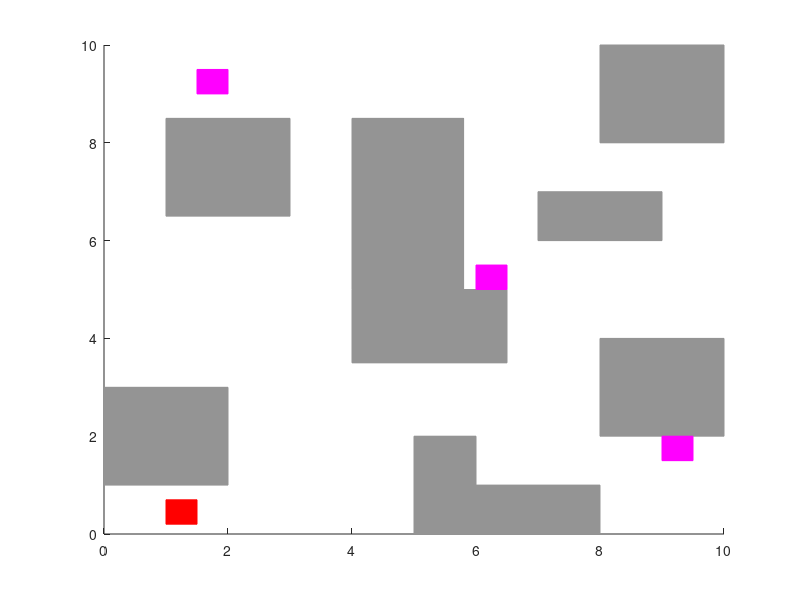

Write MATLAB code to recreate this figure. (Note: this script raises an error after producing the figure.)
clear all;
clc;
addpath(genpath('../../../mfiles/'));

%% Obstacle 

v = [5, 0; 6, 0; 6, 2; 5, 2] ;
f = [1 2 3 4];
patch('Faces', f, 'Vertices', v, 'EdgeColor', '#949494', 'FaceColor', '#949494'); hold on;
v = [4, 3.5; 6.5, 3.5; 6.5, 5; 4, 5];
f = [1 2 3 4];
patch('Faces', f, 'Vertices', v, 'EdgeColor', '#949494', 'FaceColor', '#949494'); hold on;
v = [0, 1; 0, 3; 2, 3; 2, 1];
f = [1 2 3 4];
patch('Faces', f, 'Vertices', v, 'EdgeColor', '#949494', 'FaceColor', '#949494'); hold on;
v = [8, 2; 8, 4; 10, 4; 10, 2];
f = [1 2 3 4];
patch('Faces', f, 'Vertices', v, 'EdgeColor', '#949494', 'FaceColor', '#949494'); hold on;
v = [1 6.5; 1 8.5; 3 8.5; 3 6.5];
f = [1 2 3 4];
patch('Faces', f, 'Vertices', v, 'EdgeColor', '#949494', 'FaceColor', '#949494'); hold on;
v = [4, 5; 4, 8.5; 5.8, 8.5; 5.8, 5];
f = [1 2 3 4];
patch('Faces', f, 'Vertices', v, 'EdgeColor', '#949494', 'FaceColor', '#949494'); hold on;
v = [8, 8; 8, 10; 10, 10; 10, 8];
f = [1 2 3 4];
patch('Faces', f, 'Vertices', v, 'EdgeColor', '#949494', 'FaceColor', '#949494'); hold on;
v = [6, 0; 6, 1; 8, 1; 8, 0];
f = [1 2 3 4];
patch('Faces', f, 'Vertices', v, 'EdgeColor', '#949494', 'FaceColor', '#949494'); hold on;
v = [7, 6; 7, 7; 9, 7; 9, 6];
f = [1 2 3 4];
patch('Faces', f, 'Vertices', v, 'EdgeColor', '#949494', 'FaceColor', '#949494'); hold on;

%% Initial Region
v = [1, 0.2; 1, 0.7; 1.5, 0.7; 1.5, 0.2];
f = [1 2 3 4];
patch('Faces', f, 'Vertices', v, 'EdgeColor', 'r', 'FaceColor', 'r'); hold on;

%% Goal 
v = [1.5, 9; 1.5, 9.5; 2, 9.5; 2, 9];
f = [1 2 3 4];
patch('Faces', f, 'Vertices', v, 'EdgeColor', 'm', 'FaceColor', 'm'); hold on;
v = [6 5; 6 5.5; 6.5 5.5; 6.5 5];
f = [1 2 3 4];
patch('Faces', f, 'Vertices', v, 'EdgeColor', 'm', 'FaceColor', 'm'); hold on;
v = [9 1.5; 9 2; 9.5 2; 9.5, 1.5];
f = [1 2 3 4];
patch('Faces', f, 'Vertices', v, 'EdgeColor', 'm', 'FaceColor', 'm'); hold on;

%% Workspace

lb = [0; 0];
ub = [10; 10];
WS= interval(lb, ub);
plot(WS, [1 2], 'k', 'linewidth', 2); hold on; 
lb = [6; 0];
ub = [6; 5];
WS= interval(lb, ub);
plot(WS, [1 2], 'k', 'linewidth', 2); hold on; 
lb = [4; 5];
ub = [4; 8.5];
WS= interval(lb, ub);
plot(WS, [1 2], 'k', 'linewidth', 2); hold on; 
lb = [3; 5];
ub = [7; 5];
WS= interval(lb, ub);
plot(WS, [1 2], 'k', 'linewidth', 2); hold on; 
lb = [0; 5];
ub = [2; 5];
WS= interval(lb, ub);
plot(WS, [1 2], 'k', 'linewidth', 2); hold on; 
lb = [8; 5];
ub = [10; 5];
WS= interval(lb, ub);
plot(WS, [1 2], 'k', 'linewidth', 2); hold on; 

v = [5.95, 0; 6.05, 0; 6.05, 5; 5.95, 5];
f = [1 2 3 4];
patch('Faces', f, 'Vertices', v, 'EdgeColor', 'k', 'FaceColor', 'k'); hold on;
v = [3.95, 5; 4.05, 5; 4.05, 8.5; 3.95, 8.5];
f = [1 2 3 4];
patch('Faces', f, 'Vertices', v, 'EdgeColor', 'k', 'FaceColor', 'k'); hold on;
v = [0 4.95; 0 5.05; 2 5.05; 2 4.95];
f = [1 2 3 4];
patch('Faces', f, 'Vertices', v, 'EdgeColor', 'k', 'FaceColor', 'k'); hold on;
v = [3 4.95; 3 5.05; 7 5.05; 7 4.95];
f = [1 2 3 4];
patch('Faces', f, 'Vertices', v, 'EdgeColor', 'k', 'FaceColor', 'k'); hold on;
v = [8 4.95; 8 5.05; 10 5.05; 10 4.95];
f = [1 2 3 4];
patch('Faces', f, 'Vertices', v, 'EdgeColor', 'k', 'FaceColor', 'k'); hold on;

%% simulation

% initial state
x0=[1.2 0.5 0];
y=x0;
con=[];
YY=[];
U={};

%% Reachability
for(i=1:1:8)
    controller=SymbolicSet(['Controller', num2str(i), '.bdd'], 'projection', [1 2 3]);
    target=SymbolicSet(['Target', num2str(i), '.bdd']);
    v=[];

while(1) 
    if (target.isElement(y(end, :))) 
        break;
    end
    
    u=controller.getInputs(y(end, :));
    U=[U, u];
    v=[v; u(end, :)];
    [t x]=ode45(@unicycle_ode, [0, 0.2], y(end, :), [], u(end, :));
    y=[y; x(end, :)];
    YY=[YY; y];
end
x0=y(end, :);
con=[con; v];
plot(y(:,1), y(:,2), 'b-', 'linewidth', 1.5); hold on;
end

%% Safety
C=SymbolicSet('Controller9.bdd', 'projection', [1 2 3]);
y=y(end, :);
T=10; 
for t=1:T/0.2
    v=[];
    u=C.getInputs(y(end, :));
    v=[v; u(end, :)];
    U=[U, u];
    [t x]=ode45(@unicycle_ode, [0 .2], y(end, :), odeset('abstol', 1e-4, 'reltol', 1e-4), u(end, :));
    plot(y(:, 1), y(:, 2), 'b-', 'linewidth', 1.5); hold on;
    con=[con; v];
    y=[y; x(end, :)];
end

%% Global approach 
G=load('States.mat');
plot(G.YY(:, 1), G.YY(:, 2), 'k:', 'linewidth', 1.5);
hold on;

axis([0, 10, 0, 10]); box on;  
xlabel('$x_{1}$', 'Interpreter', 'latex', 'fontsize', 16); 
ylabel('$x_{2}$', 'Interpreter', 'latex', 'fontsize', 16); 

%% Control Inputs 

figure;
t=0:0.2:(size(con, 1)-1)*0.2;
subplot(2,1,1);
for(i=1:1:length(U))
    CI=U{i};
    plot(0.2*(i-1), CI(:, 1), 'b.', 'MarkerSize', 10);
    hold on;
end 
[x1, y1]=stairs(t, con(:, 1));
plot(x1, y1, 'b-', 'linewidth', 2);
axis([0, 37, -1, 1]); box on;  
set(gca, 'FontSize', 20);
ylabel('$u_{1}$', 'Interpreter', 'latex', 'FontSize', 30);

subplot(2,1,2);
for(i=1:1:length(U))
    CI=U{i};
    plot(0.2*(i-1), CI(:, 2), 'b.', 'MarkerSize', 10);
    hold on;
end 
[x2, y2]=stairs(t, con(:, 2));
plot(x2, y2, 'b-', 'linewidth', 2);
axis([0, 37, -1, 1]); box on;  
set(gca, 'FontSize', 20);
xlabel('$t$', 'Interpreter', 'latex', 'FontSize', 30);
ylabel('$u_{2}$', 'Interpreter', 'latex', 'FontSize', 30);

function dxdt = unicycle_ode(t, x, u)

  dxdt = zeros(3, 1);
  c=atan(tan(u(2))/2);
  dxdt(1)=u(1)*cos(c+x(3))/cos(c);
  dxdt(2)=u(1)*sin(c+x(3))/cos(c);
  dxdt(3)=u(1)*tan(u(2));
end
